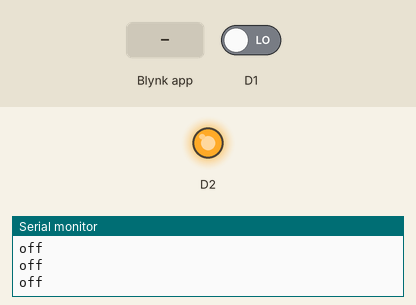
Bench run of a sketch on a simulated ESP8266 (NodeMCU). Shown: output pins drawn as LEDs (lit = HIGH), the last lines printed to the serial monitor. Inputs (shaded band) come from the test bench; at power-on: D1 LOW. WiFi joins after 1.5 s; servers stay silent unless stated; web services answer with replies made up by the test bench; not simulated (calls return 0 or success): WiFiClientSecureAxTLS.h.

Above: at 3.0 s.
3.1 s: Blynk app writes 1 to V2
4.6 s: D1 driven HIGH
At 5.5 s:
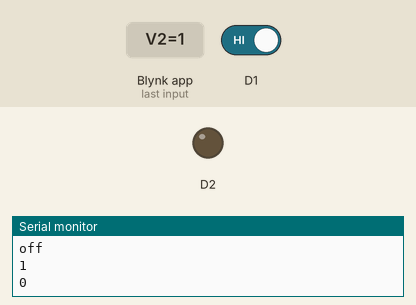
6.1 s: Blynk app writes 0 to V2
At 8.8 s:
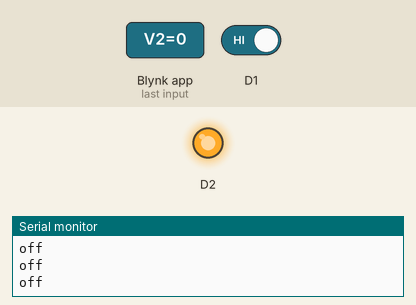
9.1 s: Blynk app writes 200 to V2
At 9.4 s:
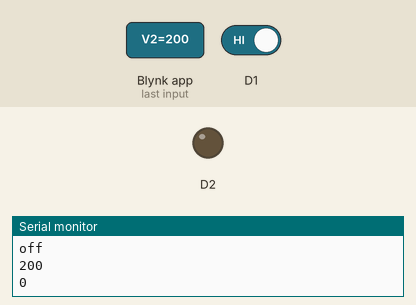
Timing chart, 0 to 11.6 s (numbered marks = the images above; inputs shaded):
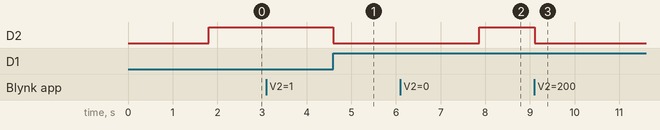

Measured:
- after the input at 4.6 s, D2: HIGH → LOW at once
- after the input at 6.1 s, D2: LOW → HIGH after 1.8 s
- after the input at 9.1 s, D2: HIGH → LOW at once

The sketch:

Mini_project.ino
```cpp
#define BLYNK_TEMPLATE_ID  "TMPLs5ZipwEB"
#define BLYNK_DEVICE_NAME "Smart Trap"
#define BLYNK_FIRMWARE_VERSION "0.1.0"
#define BLYNK_PRINT Serial
#define APP_DEBUG
#include <ESP8266WiFi.h>
#include <WiFiClientSecureAxTLS.h>
#include "BlynkEdgent.h"
#define USE_NODE_MCU_BOARD
#define LINE_TOKEN "wnetD8Q54F2bsmFG5AVvDqIPpsyF5QbpcrQ84kaEQ6W"// line TOKEN
  char auth[] = "Ux7UNW119r_gXP6-iC7pDMg0CliMNlnd"; // Blynk TOKEN
  const char ssid[] = "realme";
  const char pass[] = "00000000";
  int PIRStatus = 0;
  int Status = 0;
    WidgetLCD LCD(V0);
    WidgetLED LED(V1);
void setup()
{
   Serial.begin(9600);
   pinMode(D1,INPUT);
   pinMode(D2,OUTPUT);
   Blynk.begin(auth, ssid, pass);
}
BLYNK_WRITE(V2){
  Serial.println(param.asInt());
   Serial.println(Status);
    if (param.asInt()){
      Status = 1;
      LCD.clear();
      LCD.print(1,0,"On The System");
      LCD.print(4,1,"<<Mode>>");
      LED.on();
     } else {
     Status = 0;
      LED.off();
      LCD.clear();
      LCD.print(1,0,"Off The System");
      LCD.print(4,1,"<<Mode>>");
      digitalWrite(D2, HIGH);
 }
}
void loop(){
  Blynk.run();
  digitalWrite(D2, HIGH);
  if (Status == 1){
    if (digitalRead(D1)){
      LCD.clear();
      LCD.print(2,0,"Some One Come");
      LCD.print(4,1,"<<Danger>>");
      if (!PIRStatus){
        PIRStatus = 1;
        digitalWrite(D2, LOW);
        Blynk.notify("Some One Come");
        Line_Notify("Some One Come");
        LED.on();
        delay(3000);
        LCD.clear();
        LCD.print(1,0,"Everything OK ");
        LCD.print(4,1,"<< OK >>");
        digitalWrite(D2, HIGH);
        LED.off();
        PIRStatus = 0;
        LED.off();
    }
  }
  }
  else
  {
    LED.off();
    Serial.println("off");
  }
}

 void Line_Notify(String message) {
  axTLS::WiFiClientSecure client;

  if (!client.connect("notify-api.line.me", 443)) {
    Serial.println("connection failed");
    return;
  }
  String req = "";
  req += "POST /api/notify HTTP/1.1\r\n";
  req += "Host: notify-api.line.me\r\n";
  req += "Authorization: Bearer " + String(LINE_TOKEN) + "\r\n";
  req += "Cache-Control: no-cache\r\n";
  req += "User-Agent: ESP8266\r\n";
  req += "Connection: close\r\n";
  req += "Content-Type: application/x-www-form-urlencoded\r\n";
  req += "Content-Length: " + String(String("message=" + message).length()) + "\r\n";
  req += "\r\n";
  req += "message=" + message;
  // Serial.println(req);
  client.print(req);

  // Serial.println("-------------");
  while(client.connected()) {
    String line = client.readStringUntil('\n');
    if (line == "\r") {
      break;
    }
  }
}
```
